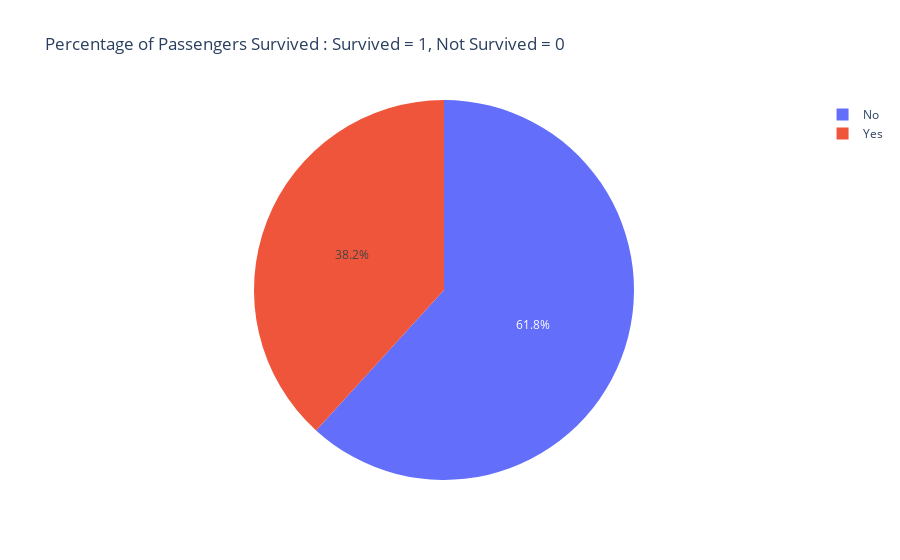

Notebook source saved alongside this figure:
### Markdown cell above
# **Let's Try to Find Solution To Few Questions.**

### Code cell
name = train_df['Survived'].replace(0,'No').replace(1,'Yes')
px.pie(train_df,values = 'PassengerId',names = name,color = 'Survived',hover_data = ['Sex','Age'],title = 'Percentage of Passengers Survived : Survived = 1, Not Survived = 0',labels = {'x':'Survived','y':'Not Survived'})

### Figure 1 — Plotly figure (JSON) as saved in the notebook; plotly's stock layout.template omitted (floating-point values rounded to 4 significant figures; data arrays with more than 128 entries replaced by an {"elided": "..."} marker saying what was removed)
{"data": [{"customdata": {"elided": "891x3 mixed values"}, "domain": {"x": [0.0, 1.0], "y": [0.0, 1.0]}, "hovertemplate": "label=%{label}<br>PassengerId=%{value}<br>Sex=%{customdata[0]}<br>Age=%{customdata[1]}<br>Survived=%{customdata[2]}<extra></extra>", "labels": {"elided": "891 str values"}, "legendgroup": "", "marker": {"colors": {"elided": "891 str values"}}, "name": "", "showlegend": true, "type": "pie", "values": {"elided": "891 int values"}}], "layout": {"legend": {"tracegroupgap": 0}, "title": {"text": "Percentage of Passengers Survived : Survived = 1, Not Survived = 0"}}}
